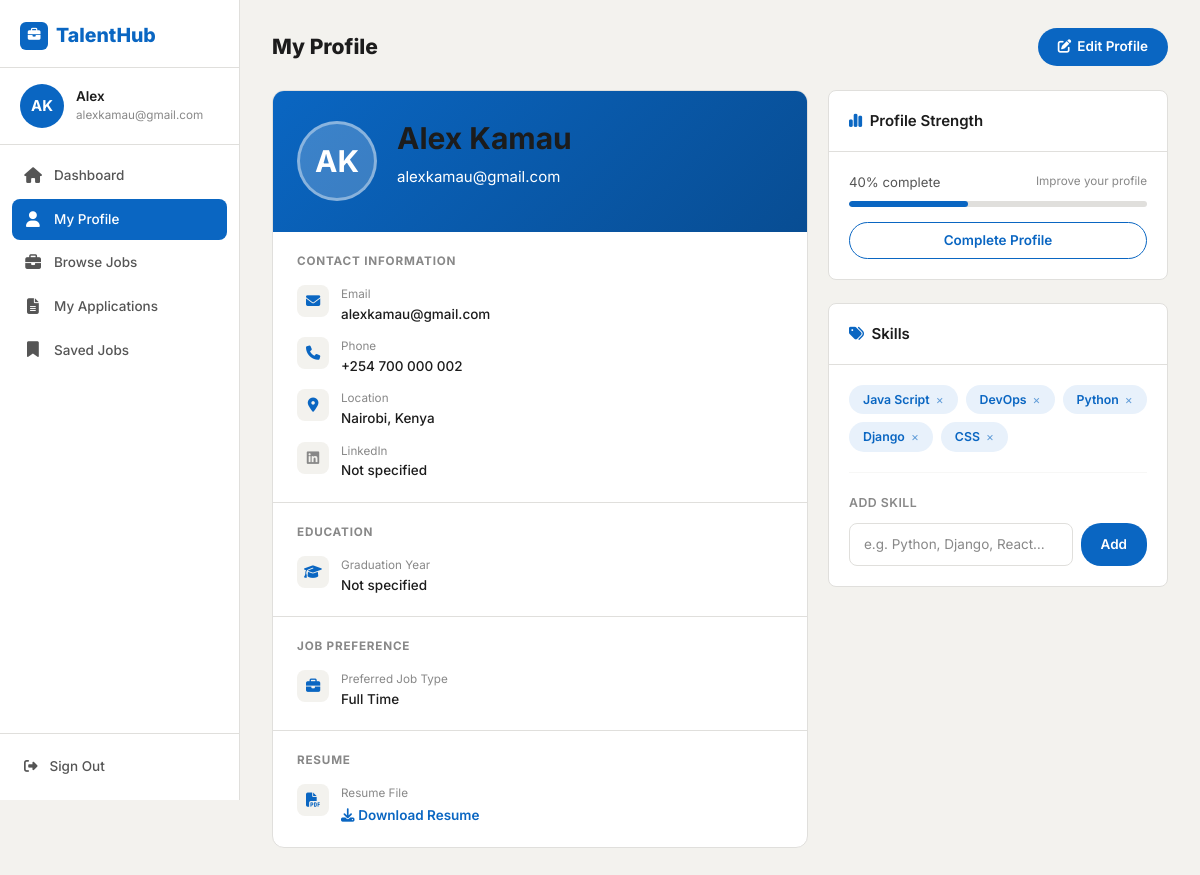
Page /profile/ (signed in) on the committed database.
### job_seeker/models.py (models this page shows, shortened)
class User(AbstractUser):
    STAFF = 'staff'
    APPLICANT = 'applicant'
    user_types = [
        (STAFF, 'staff'),
        (APPLICANT, 'applicant'),
    ]
    contact = models.CharField(max_length=100, blank=True)
    location = models.CharField(max_length=100, blank=True)
    user_type = models.CharField(max_length=20, choices=user_types, blank=True)
    class Meta:
        ordering = ['first_name', 'last_name']
    @property
    def full_name(self):
        return f'{self.first_name} {self.last_name}'.strip() or self.username
    @property
    def initials(self):
        parts = self.full_name.split()
        if len(parts) >= 2:
            return (parts[0][0] + parts[-1][0]).upper()
        return self.username[:2].upper()

class Profile(models.Model):
    user = models.OneToOneField(User, on_delete=models.CASCADE, primary_key=True, related_name='profile')
    full_name = models.CharField(max_length=200, null=True, blank=True)
    location = models.CharField(max_length=255, null=True, blank=True)
    resume = models.FileField(upload_to='resumes/', null=True, blank=True)
    grad_year = models.IntegerField(blank=True, null=True)
    job_type = models.CharField(max_length=30, choices=JOB_TYPES, default='Full Time', null=True)
    slug = AutoSlugField(populate_from='user', unique=True)
    linkedin_url = models.URLField(blank=True, null=True, verbose_name='LinkedIn Profile URL')
    class Meta:
        verbose_name = 'Applicant Profile'
        verbose_name_plural = 'Applicant Profiles'
    def completion_percentage(self):
        fields = [self.full_name, self.location, self.resume, self.grad_year, self.job_type]
        filled = sum(1 for f in fields if f)
        return int((filled / len(fields)) * 100)

class Skill(models.Model):
    skill = models.CharField(max_length=200)
    user = models.ForeignKey(User, related_name='skills', on_delete=models.CASCADE)

### job_seeker/views.py (the view, shortened to what this page needs)
# urls.py: path('profile/', views.my_profile, name='my-profile'),
@login_required
def my_profile(request):
    user = request.user
    profile, _ = Profile.objects.get_or_create(user=user)
    skills = Skill.objects.filter(user=user)
    if request.method == 'POST':
        form = NewSkillForm(request.POST)
        if form.is_valid():
            skill = form.save(commit=False)
            skill.user = user
            skill.save()
            messages.success(request, 'Skill added successfully.')
            return redirect('my-profile')
    else:
        form = NewSkillForm()
    context = {
        'u': user,
        'profile': profile,
        'skills': skills,
        'form': form,
        'completion': profile.completion_percentage(),
    }
    return render(request, 'applicant/profile.html', context)

### job_seeker/forms.py
class NewSkillForm(forms.ModelForm):
    class Meta:
        model = Skill
        fields = ['skill']
        widgets = {
            'skill': forms.TextInput(attrs={'placeholder': 'e.g. Python, Django, React'})
        }

### templates/applicant/profile.html (shortened to what this page needs)
{% extends 'base.html' %}
{% block body %}
{% include 'applicant/side_bar_applicant.html' %}
<div class="sidebar-main">
  <div class="page-header">
    <h1 class="page-title">My Profile</h1>
    <a href="{% url 'edit-profile' %}" class="btn-primary-th">
      <i class="fa-solid fa-pen-to-square"></i> Edit Profile
    </a>
  </div>
  <div class="profile-grid">
    <div>
      <div class="profile-main-card">
        <div class="profile-header">
          <div class="profile-avatar-lg">{{ u.initials }}</div>
          <div>
            <h2>{{ profile.full_name|default:u.full_name }}</h2>
            <p>{{ u.email }}</p>
          </div>
        </div>
        <div class="profile-section">
          <div class="profile-section-title">Contact Information</div>
          <div class="profile-info-row">
            <div class="info-icon"><i class="fa-solid fa-envelope"></i></div>
            <div>
              <label>Email</label>
              <p>{{ u.email|default:"Not specified" }}</p>
            </div>
          </div>
          <div class="profile-info-row">
            <div class="info-icon"><i class="fa-solid fa-phone"></i></div>
            <div>
              <label>Phone</label>
              <p>{{ u.contact|default:"Not specified" }}</p>
            </div>
          </div>
          <div class="profile-info-row">
            <div class="info-icon"><i class="fa-solid fa-location-dot"></i></div>
            <div>
              <label>Location</label>
              <p>{{ profile.location|default:u.location|default:"Not specified" }}</p>
            </div>
          </div>
          <div class="profile-info-row">
            <div class="info-icon">
              <i class="fa-brands fa-linkedin" style="color:{% if profile.linkedin_url %}#0A66C2{% else %}var(--text-light){% endif %};"></i>
            </div>
            <div>
              <label>LinkedIn</label>
              {% if profile.linkedin_url %}
              <a href="{{ profile.linkedin_url }}" target="_blank" rel="noopener noreferrer"
                 style="font-size:.9rem;color:var(--primary);font-weight:600;">
                View LinkedIn Profile <i class="fa-solid fa-arrow-up-right-from-square ms-1" style="font-size:.75rem;"></i>
              </a>
              {% else %}
              <p>Not specified</p>
              {% endif %}
            </div>
          </div>
        </div>
        <div class="profile-section">
          <div class="profile-section-title">Education</div>
          <div class="profile-info-row">
            <div class="info-icon"><i class="fa-solid fa-graduation-cap"></i></div>
            <div>
              <label>Graduation Year</label>
              <p>{{ profile.grad_year|default:"Not specified" }}</p>
            </div>
          </div>
        </div>
        <div class="profile-section">
          <div class="profile-section-title">Job Preference</div>
          <div class="profile-info-row">
            <div class="info-icon"><i class="fa-solid fa-briefcase"></i></div>
            <div>
              <label>Preferred Job Type</label>
              <p>{{ profile.job_type|default:"Not set" }}</p>
            </div>
          </div>
        </div>
        <div class="profile-section">
          <div class="profile-section-title">Resume</div>
          <div class="profile-info-row">
            <div class="info-icon"><i class="fa-solid fa-file-pdf"></i></div>
            <div>
              <label>Resume File</label>
              {% if profile.resume %}
              <a href="{{ profile.resume.url }}" target="_blank" style="color:var(--primary);font-weight:600;font-size:.9rem;">
                <i class="fa-solid fa-download me-1"></i>Download Resume
              </a>
              {% else %}
              <p style="color:var(--danger);">No resume uploaded</p>
              {% endif %}
            </div>
          </div>
        </div>
      </div>
    </div>
    <div>
      <div class="th-card mb-4">
        <div class="th-card-header"><i class="fa-solid fa-chart-simple me-2 text-primary-th"></i>Profile Strength</div>
        <div class="th-card-body">
          <div class="d-flex justify-content-between mb-2">
            <span style="font-size:.88rem;">{{ completion }}% complete</span>
            {% if completion == 100 %}
            <span class="badge-status badge-shortlisted">Complete</span>
            {% else %}
            <span style="font-size:.78rem;color:var(--text-light);">Improve your profile</span>
            {% endif %}
          </div>
          <div class="profile-progress">
            <div class="profile-progress-bar" style="width:{{ completion }}%;"></div>
          </div>
          {% if completion < 100 %}
          <a href="{% url 'edit-profile' %}" class="btn-outline-th mt-3 w-100 justify-content-center" style="display:flex;">Complete Profile</a>
          {% endif %}
        </div>
      </div>
      <div class="th-card">
        <div class="th-card-header d-flex justify-content-between align-items-center">
          <span><i class="fa-solid fa-tags me-2 text-primary-th"></i>Skills</span>
        </div>
        <div class="th-card-body">
          {% if skills %}
          <form action="{% url 'skill-delete' %}" method="POST" id="deleteSkillsForm">
            <div class="skills-cloud mb-3">
              {% for skill in skills %}
              <span class="skill-pill">
                {{ skill.skill }}
                <button type="submit" form="deleteSkillsForm" name="choices" value="{{ skill.id }}"
                        class="delete-skill-btn" onclick="return confirm('Remove {{ skill.skill }}?')">
                  ×
                </button>
              </span>
              {% endfor %}
            </div>
          </form>
          {% else %}
          <p style="font-size:.88rem;color:var(--text-light);margin-bottom:16px;">No skills added yet.</p>
          {% endif %}
          <hr class="divider">
          <div style="font-size:.82rem;font-weight:600;color:var(--text-light);text-transform:uppercase;letter-spacing:.5px;margin-bottom:10px;">Add Skill</div>
          <form action="{% url 'my-profile' %}" method="POST" class="d-flex gap-2">
            <input type="text" name="skill" class="th-form-control" placeholder="e.g. Python, Django, React…" required>
            <button type="submit" class="btn-primary-th" style="white-space:nowrap;">Add</button>
          </form>
        </div>
      </div>
    </div>
  </div>
</div>
{% endblock %}

### templates/applicant/side_bar_applicant.html (shortened to what this page needs)
{% load static %}
<aside class="th-sidebar" id="appSidebar">
  <div class="sidebar-logo-area">
    <a href="{% url 'home' %}" class="sidebar-logo">
      <div style="width:28px;height:28px;background:var(--primary);border-radius:6px;display:flex;align-items:center;justify-content:center;color:white;font-size:.85rem;flex-shrink:0;">
        <i class="fa-solid fa-briefcase"></i>
      </div>
      TalentHub
    </a>
  </div>
  <div class="sidebar-user-area">
    <div class="sidebar-avatar">{{ request.user.initials }}</div>
    <div style="min-width:0;">
      <p class="sidebar-user-name">{{ request.user.first_name|default:request.user.username }}</p>
      <p class="sidebar-user-email">{{ request.user.email }}</p>
    </div>
  </div>
  <ul class="sidebar-nav">
    <li>
      <a href="{% url 'applicant' %}" class="{% if request.resolver_match.url_name == 'applicant' %}active{% endif %}">
        <i class="fa-solid fa-house"></i> Dashboard
      </a>
    </li>
    <li>
      <a href="{% url 'my-profile' %}" class="{% if request.resolver_match.url_name == 'my-profile' or request.resolver_match.url_name == 'edit-profile' %}active{% endif %}">
        <i class="fa-solid fa-user"></i> My Profile
      </a>
    </li>
    <li>
      <a href="{% url 'posted-jobs' %}" class="{% if request.resolver_match.url_name == 'posted-jobs' %}active{% endif %}">
        <i class="fa-solid fa-briefcase"></i> Browse Jobs
      </a>
    </li>
    <li>
      <a href="{% url 'applied-jobs' %}" class="{% if request.resolver_match.url_name == 'applied-jobs' %}active{% endif %}">
        <i class="fa-solid fa-file-lines"></i> My Applications
      </a>
    </li>
    <li>
      <a href="{% url 'saved-jobs' %}" class="{% if request.resolver_match.url_name == 'saved-jobs' %}active{% endif %}">
        <i class="fa-solid fa-bookmark"></i> Saved Jobs
      </a>
    </li>
  </ul>
  <div class="sidebar-footer">
    <a href="{% url 'logout' %}" class="sidebar-logout">
      <i class="fa-solid fa-right-from-bracket"></i> Sign Out
    </a>
  </div>
</aside>

### rows in the picture
User: user.initials "AK", user.first_name "Alex", user.email "alexkamau@gmail.com", initials "AK", email "alexkamau@gmail.com", contact "+254 700 000 002"
Profile: full_name "Alex Kamau", location "Nairobi, Kenya", grad_year "Not specified", job_type "Full Time"
Skill: skill "Java Script"
Skill: skill "DevOps"
Skill: skill "Python"
Skill: skill "Django"
Skill: skill "CSS"

### other values in the picture
{{ completion }} "40"
